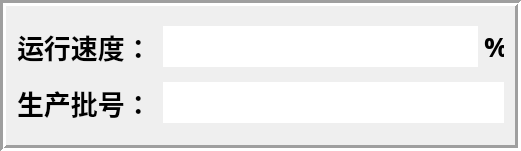
      <widget class="QFrame" name="frame_9">
       <property name="geometry">
        <rect>
         <x>140</x>
         <y>610</y>
         <width>521</width>
         <height>151</height>
        </rect>
       </property>
       <property name="frameShape">
        <enum>QFrame::Box</enum>
       </property>
       <property name="frameShadow">
        <enum>QFrame::Sunken</enum>
       </property>
       <property name="lineWidth">
        <number>3</number>
       </property>
       <layout class="QGridLayout" name="gridLayout_14">
        <item row="0" column="0">
         <widget class="QLabel" name="label_80">
          <property name="sizePolicy">
           <sizepolicy hsizetype="Fixed" vsizetype="Fixed">
            <horstretch>0</horstretch>
            <verstretch>0</verstretch>
           </sizepolicy>
          </property>
          <property name="minimumSize">
           <size>
            <width>140</width>
            <height>35</height>
           </size>
          </property>
          <property name="maximumSize">
           <size>
            <width>140</width>
            <height>35</height>
           </size>
          </property>
          <property name="font">
           <font>
            <family>宋体</family>
            <pointsize>20</pointsize>
            <weight>75</weight>
            <bold>true</bold>
           </font>
          </property>
          <property name="text">
           <string>运行速度：</string>
          </property>
         </widget>
        </item>
        <item row="0" column="1">
         <layout class="QHBoxLayout" name="horizontalLayout_7">
          <item>
           <widget class="QLineEdit" name="lE_SysOveride">
            <property name="sizePolicy">
             <sizepolicy hsizetype="Expanding" vsizetype="Fixed">
              <horstretch>0</horstretch>
              <verstretch>0</verstretch>
             </sizepolicy>
            </property>
            <property name="minimumSize">
             <size>
              <width>0</width>
              <height>0</height>
             </size>
            </property>
            <property name="maximumSize">
             <size>
              <width>16777215</width>
              <height>12312313</height>
             </size>
            </property>
            <property name="font">
             <font>
              <family>Arial Black</family>
              <pointsize>19</pointsize>
              <weight>75</weight>
              <bold>true</bold>
             </font>
            </property>
            <property name="styleSheet">
             <string notr="true"/>
            </property>
            <property name="text">
             <string/>
            </property>
            <property name="frame">
             <bool>false</bool>
            </property>
           </widget>
          </item>
          <item>
           <widget class="QLabel" name="label_81">
            <property name="sizePolicy">
             <sizepolicy hsizetype="Fixed" vsizetype="Fixed">
              <horstretch>0</horstretch>
              <verstretch>0</verstretch>
             </sizepolicy>
            </property>
            <property name="minimumSize">
             <size>
              <width>20</width>
              <height>35</height>
             </size>
            </property>
            <property name="maximumSize">
             <size>
              <width>20</width>
              <height>35</height>
             </size>
            </property>
            <property name="font">
             <font>
              <family>宋体</family>
              <pointsize>20</pointsize>
              <weight>75</weight>
              <bold>true</bold>
             </font>
            </property>
            <property name="text">
             <string>%</string>
            </property>
           </widget>
          </item>
         </layout>
        </item>
        <item row="1" column="0">
         <widget class="QLabel" name="label_78">
          <property name="sizePolicy">
           <sizepolicy hsizetype="Fixed" vsizetype="Fixed">
            <horstretch>0</horstretch>
            <verstretch>0</verstretch>
           </sizepolicy>
          </property>
          <property name="minimumSize">
           <size>
            <width>140</width>
            <height>35</height>
           </size>
          </property>
          <property name="maximumSize">
           <size>
            <width>140</width>
            <height>35</height>
           </size>
          </property>
          <property name="font">
           <font>
            <family>宋体</family>
            <pointsize>20</pointsize>
            <weight>75</weight>
            <bold>true</bold>
           </font>
          </property>
          <property name="text">
           <string>生产批号：</string>
          </property>
         </widget>
        </item>
        <item row="1" column="1">
         <widget class="QLineEdit" name="lE_BatchName">
          <property name="sizePolicy">
           <sizepolicy hsizetype="Expanding" vsizetype="Fixed">
            <horstretch>0</horstretch>
            <verstretch>0</verstretch>
           </sizepolicy>
          </property>
          <property name="minimumSize">
           <size>
            <width>0</width>
            <height>0</height>
           </size>
          </property>
          <property name="maximumSize">
           <size>
            <width>16777215</width>
            <height>234324</height>
           </size>
          </property>
          <property name="font">
           <font>
            <family>Arial Black</family>
            <pointsize>19</pointsize>
            <weight>75</weight>
            <bold>true</bold>
           </font>
          </property>
          <property name="styleSheet">
           <string notr="true"/>
          </property>
          <property name="text">
           <string/>
          </property>
          <property name="frame">
           <bool>false</bool>
          </property>
         </widget>
        </item>
       </layout>
      </widget>
